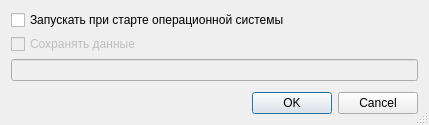
<?xml version="1.0" encoding="UTF-8"?>
<ui version="4.0">
 <class>SettingthDlg</class>
 <widget class="QDialog" name="SettingthDlg">
  <property name="geometry">
   <rect>
    <x>0</x>
    <y>0</y>
    <width>429</width>
    <height>125</height>
   </rect>
  </property>
  <property name="windowTitle">
   <string>Настройки</string>
  </property>
  <property name="sizeGripEnabled">
   <bool>true</bool>
  </property>
  <layout class="QVBoxLayout" name="verticalLayout_2">
   <item>
    <widget class="QCheckBox" name="startWithOS">
     <property name="sizePolicy">
      <sizepolicy hsizetype="Fixed" vsizetype="Maximum">
       <horstretch>0</horstretch>
       <verstretch>0</verstretch>
      </sizepolicy>
     </property>
     <property name="minimumSize">
      <size>
       <width>0</width>
       <height>18</height>
      </size>
     </property>
     <property name="maximumSize">
      <size>
       <width>16777215</width>
       <height>18</height>
      </size>
     </property>
     <property name="text">
      <string>Запускать при старте операционной системы</string>
     </property>
    </widget>
   </item>
   <item>
    <layout class="QVBoxLayout" name="verticalLayout">
     <item>
      <widget class="QCheckBox" name="saveData">
       <property name="enabled">
        <bool>false</bool>
       </property>
       <property name="sizePolicy">
        <sizepolicy hsizetype="Maximum" vsizetype="Preferred">
         <horstretch>0</horstretch>
         <verstretch>0</verstretch>
        </sizepolicy>
       </property>
       <property name="minimumSize">
        <size>
         <width>0</width>
         <height>18</height>
        </size>
       </property>
       <property name="maximumSize">
        <size>
         <width>16777215</width>
         <height>18</height>
        </size>
       </property>
       <property name="text">
        <string>Сохранять данные</string>
       </property>
      </widget>
     </item>
     <item>
      <widget class="QLineEdit" name="savedDataDir">
       <property name="enabled">
        <bool>false</bool>
       </property>
      </widget>
     </item>
    </layout>
   </item>
   <item>
    <spacer name="verticalSpacer">
     <property name="orientation">
      <enum>Qt::Vertical</enum>
     </property>
     <property name="sizeHint" stdset="0">
      <size>
       <width>20</width>
       <height>40</height>
      </size>
     </property>
    </spacer>
   </item>
   <item>
    <widget class="QDialogButtonBox" name="buttonBox">
     <property name="orientation">
      <enum>Qt::Horizontal</enum>
     </property>
     <property name="standardButtons">
      <set>QDialogButtonBox::Cancel|QDialogButtonBox::Ok</set>
     </property>
    </widget>
   </item>
  </layout>
 </widget>
 <resources/>
 <connections>
  <connection>
   <sender>buttonBox</sender>
   <signal>accepted()</signal>
   <receiver>SettingthDlg</receiver>
   <slot>accept()</slot>
   <hints>
    <hint type="sourcelabel">
     <x>248</x>
     <y>254</y>
    </hint>
    <hint type="destinationlabel">
     <x>157</x>
     <y>274</y>
    </hint>
   </hints>
  </connection>
  <connection>
   <sender>buttonBox</sender>
   <signal>rejected()</signal>
   <receiver>SettingthDlg</receiver>
   <slot>reject()</slot>
   <hints>
    <hint type="sourcelabel">
     <x>316</x>
     <y>260</y>
    </hint>
    <hint type="destinationlabel">
     <x>286</x>
     <y>274</y>
    </hint>
   </hints>
  </connection>
 </connections>
</ui>
